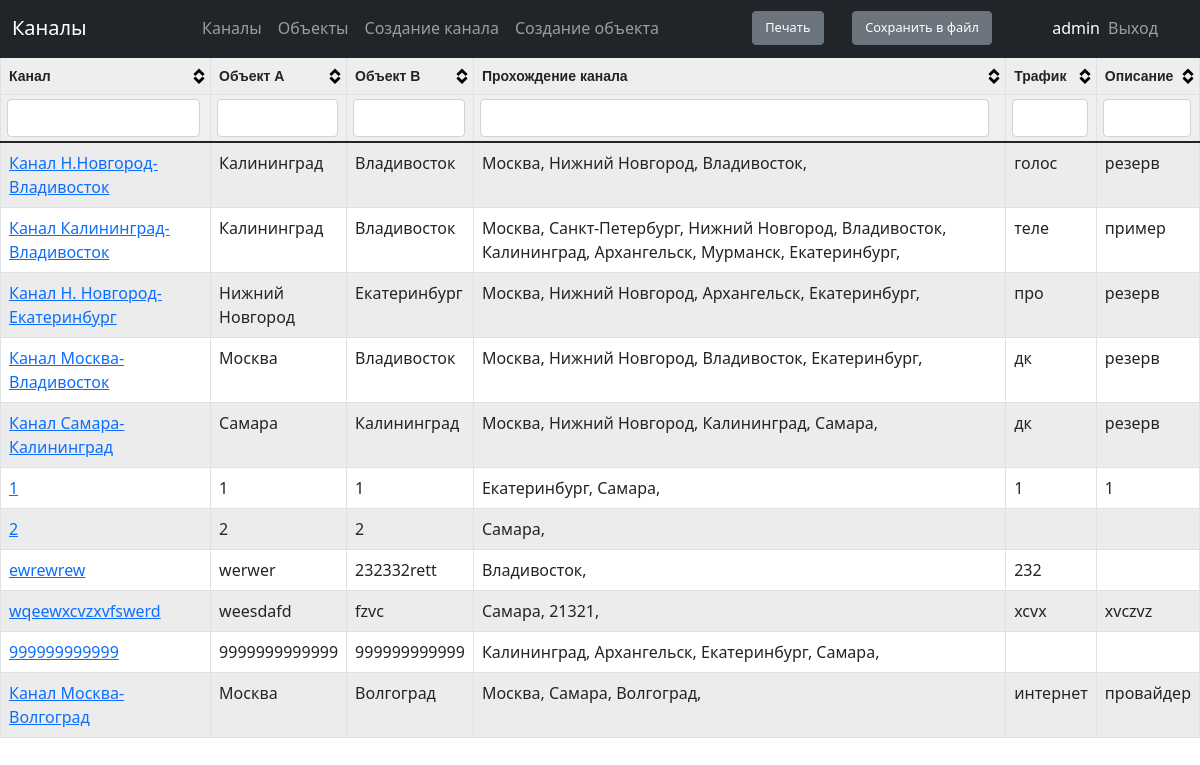
/scheme/channels (signed in), run on an earlier commit of the app's database.
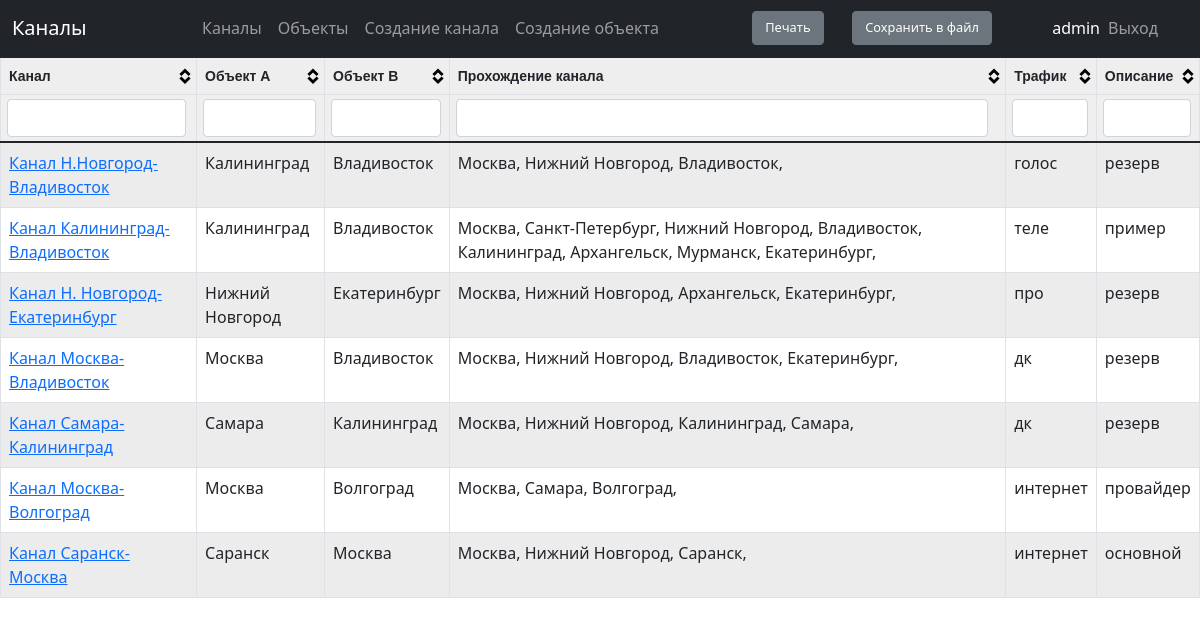
And on a later commit of the database.
### scheme/models.py (models this page shows, shortened)
class Channels(models.Model):
    channel_name = models.CharField(max_length=300, unique=True, verbose_name='Наименование канала')
    object_a = models.CharField(max_length=100, verbose_name='Объект А')
    object_b = models.CharField(max_length=100, verbose_name='Объект Б')
    traffic = models.CharField(max_length=30, verbose_name='Трафик', blank=True)
    description = models.CharField(max_length=3000, verbose_name='Описание', blank=True)
    equipment_connect = models.ManyToManyField ('Equipment',
                        related_name='equipmentcon', verbose_name='Оборудование')
    class Meta:
            verbose_name = 'Канал'
            verbose_name_plural = 'Каналы'

class Locations(models.Model):
    location = models.CharField(max_length=100, unique=True, verbose_name='Название объекта')
    address = models.CharField(max_length=300, verbose_name='Адрес объекта', blank=True)
    class Meta:
        verbose_name = 'Объекты'
        verbose_name_plural = 'Объекты'
    def __str__(self):
        return self.location

### scheme/views.py (the view)
# urls.py: path('channels', permission_required('scheme.view_channels')(views.ChannelsView), name='url_channels'),
def ChannelsView(request):
    channels= Channels.objects.all()
    context_object_name = 'channels'
    return render (request, 'scheme/channels.html',{'channels': channels})

### scheme/templates/scheme/channels.html (shortened to what this page needs)
{% extends 'main/index.html' %}
{% block title %} Каналы {% endblock %}
{% block content %}
  <table id='tblData'>
        <thead>
            <th>Канал</th>
            <th>Объект А</th>
            <th>Объект B</th>
            <th>Прохождение канала</th>
            <th>Трафик</th>
            <th>Описание</th>
        </thead>
        <tbody>
        {% for i in channels %}
        <tr>
            <td><a href="{% url 'url_channel_detail_view' i.id %}">{{i.channel_name}}</a></td>
            <td>{{i.object_a}}</td>
            <td>{{i.object_b}}</td>
            <td>
            {% regroup i.equipment_connect.all by locations_connect as locations_list %}
                {% for locations_connect in locations_list %}
                {{ locations_connect.grouper }},
                {%endfor%}
            </td>
            <td>{{i.traffic}}</td>
            <td>{{i.description}}</td>
        </tr>
        {%endfor%}
        </tbody>
    </table>
{% endblock%}

What changed in the data, as far as the page shows it:
removed Channels: channel_name "1", object_a "1", object_b "1", traffic "1", description "1", Locations (grouper "Екатеринбург"), Locations (grouper "Самара")
removed Channels: channel_name "2", object_a "2", object_b "2", Locations (grouper "Самара")
removed Channels: channel_name "ewrewrew", object_a "werwer", object_b "232332rett", traffic "232", Locations (grouper "Владивосток")
removed Channels: channel_name "wqeewxcvzxvfswerd", object_a "weesdafd", object_b "fzvc", traffic "xcvx", description "xvczvz", Locations (grouper "Самара")
no longer on this page (row unchanged): Locations: grouper "21321", shown under "wqeewxcvzxvfswerd"
removed Channels: channel_name "999999999999", object_a "9999999999999", object_b "999999999999", Locations (grouper "Калининград"), Locations (grouper "Архангельск"), Locations (grouper "Екатеринбург"), Locations (grouper "Самара")
added Channels: channel_name "Канал Саранск-Москва", object_a "Саранск", object_b "Москва", traffic "интернет", description "основной", Locations (grouper "Москва"), Locations (grouper "Нижний Новгород")
added Locations: grouper "Саранск", shown under "Канал Саранск-Москва"
